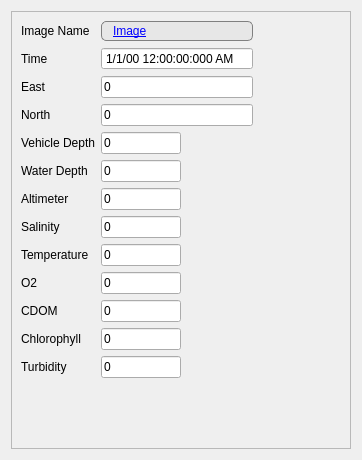
<?xml version="1.0" encoding="UTF-8"?>
<ui version="4.0">
 <class>imagemetadata</class>
 <widget class="QWidget" name="imagemetadata">
  <property name="geometry">
   <rect>
    <x>0</x>
    <y>0</y>
    <width>362</width>
    <height>460</height>
   </rect>
  </property>
  <property name="windowTitle">
   <string>Image Metadata</string>
  </property>
  <property name="windowIcon">
   <iconset resource="resources.qrc">
    <normaloff>:/icons/element-vector.gif</normaloff>:/icons/element-vector.gif</iconset>
  </property>
  <layout class="QVBoxLayout" name="verticalLayout_3">
   <item>
    <widget class="QScrollArea" name="scrollArea">
     <property name="widgetResizable">
      <bool>true</bool>
     </property>
     <widget class="QWidget" name="scrollAreaWidgetContents">
      <property name="geometry">
       <rect>
        <x>0</x>
        <y>0</y>
        <width>336</width>
        <height>434</height>
       </rect>
      </property>
      <layout class="QGridLayout" name="gridLayout">
       <item row="8" column="1">
        <widget class="QLineEdit" name="temperature">
         <property name="maximumSize">
          <size>
           <width>80</width>
           <height>16777215</height>
          </size>
         </property>
         <property name="focusPolicy">
          <enum>Qt::NoFocus</enum>
         </property>
         <property name="styleSheet">
          <string notr="true"/>
         </property>
         <property name="text">
          <string>0</string>
         </property>
         <property name="readOnly">
          <bool>true</bool>
         </property>
        </widget>
       </item>
       <item row="3" column="0">
        <widget class="QLabel" name="Latlabel">
         <property name="maximumSize">
          <size>
           <width>90</width>
           <height>16777215</height>
          </size>
         </property>
         <property name="text">
          <string>North</string>
         </property>
        </widget>
       </item>
       <item row="0" column="2">
        <spacer name="horizontalSpacer">
         <property name="orientation">
          <enum>Qt::Horizontal</enum>
         </property>
         <property name="sizeHint" stdset="0">
          <size>
           <width>37</width>
           <height>20</height>
          </size>
         </property>
        </spacer>
       </item>
       <item row="6" column="0">
        <widget class="QLabel" name="Pitchlabel">
         <property name="maximumSize">
          <size>
           <width>90</width>
           <height>16777215</height>
          </size>
         </property>
         <property name="text">
          <string>Altimeter</string>
         </property>
        </widget>
       </item>
       <item row="5" column="0">
        <widget class="QLabel" name="Rolllabel">
         <property name="maximumSize">
          <size>
           <width>90</width>
           <height>16777215</height>
          </size>
         </property>
         <property name="text">
          <string>Water Depth</string>
         </property>
        </widget>
       </item>
       <item row="11" column="1">
        <widget class="QLineEdit" name="chlorophyll">
         <property name="maximumSize">
          <size>
           <width>80</width>
           <height>16777215</height>
          </size>
         </property>
         <property name="focusPolicy">
          <enum>Qt::NoFocus</enum>
         </property>
         <property name="styleSheet">
          <string notr="true"/>
         </property>
         <property name="text">
          <string>0</string>
         </property>
         <property name="readOnly">
          <bool>true</bool>
         </property>
        </widget>
       </item>
       <item row="12" column="1">
        <widget class="QLineEdit" name="turbidity">
         <property name="maximumSize">
          <size>
           <width>80</width>
           <height>16777215</height>
          </size>
         </property>
         <property name="focusPolicy">
          <enum>Qt::NoFocus</enum>
         </property>
         <property name="styleSheet">
          <string notr="true"/>
         </property>
         <property name="text">
          <string>0</string>
         </property>
         <property name="readOnly">
          <bool>true</bool>
         </property>
        </widget>
       </item>
       <item row="4" column="1">
        <widget class="QLineEdit" name="hbcdepth">
         <property name="maximumSize">
          <size>
           <width>80</width>
           <height>16777215</height>
          </size>
         </property>
         <property name="focusPolicy">
          <enum>Qt::NoFocus</enum>
         </property>
         <property name="styleSheet">
          <string notr="true"/>
         </property>
         <property name="text">
          <string>0</string>
         </property>
         <property name="readOnly">
          <bool>true</bool>
         </property>
        </widget>
       </item>
       <item row="0" column="0">
        <widget class="QLabel" name="label_22">
         <property name="maximumSize">
          <size>
           <width>90</width>
           <height>16777215</height>
          </size>
         </property>
         <property name="font">
          <font>
           <stylestrategy>PreferDefault</stylestrategy>
          </font>
         </property>
         <property name="layoutDirection">
          <enum>Qt::LeftToRight</enum>
         </property>
         <property name="autoFillBackground">
          <bool>false</bool>
         </property>
         <property name="text">
          <string>Image Name</string>
         </property>
        </widget>
       </item>
       <item row="10" column="1">
        <widget class="QLineEdit" name="CDOM">
         <property name="maximumSize">
          <size>
           <width>80</width>
           <height>16777215</height>
          </size>
         </property>
         <property name="focusPolicy">
          <enum>Qt::NoFocus</enum>
         </property>
         <property name="styleSheet">
          <string notr="true"/>
         </property>
         <property name="text">
          <string>0</string>
         </property>
         <property name="readOnly">
          <bool>true</bool>
         </property>
        </widget>
       </item>
       <item row="12" column="0">
        <widget class="QLabel" name="label_26">
         <property name="maximumSize">
          <size>
           <width>90</width>
           <height>16777215</height>
          </size>
         </property>
         <property name="text">
          <string>Turbidity</string>
         </property>
        </widget>
       </item>
       <item row="5" column="1">
        <widget class="QLineEdit" name="waterdepth">
         <property name="maximumSize">
          <size>
           <width>80</width>
           <height>16777215</height>
          </size>
         </property>
         <property name="focusPolicy">
          <enum>Qt::NoFocus</enum>
         </property>
         <property name="styleSheet">
          <string notr="true"/>
         </property>
         <property name="text">
          <string>0</string>
         </property>
         <property name="readOnly">
          <bool>true</bool>
         </property>
        </widget>
       </item>
       <item row="11" column="0">
        <widget class="QLabel" name="label_25">
         <property name="maximumSize">
          <size>
           <width>90</width>
           <height>16777215</height>
          </size>
         </property>
         <property name="text">
          <string>Chlorophyll</string>
         </property>
        </widget>
       </item>
       <item row="7" column="0">
        <widget class="QLabel" name="Headinglabel">
         <property name="maximumSize">
          <size>
           <width>90</width>
           <height>16777215</height>
          </size>
         </property>
         <property name="text">
          <string>Salinity</string>
         </property>
        </widget>
       </item>
       <item row="1" column="1">
        <widget class="QDateTimeEdit" name="dateTimeEdit">
         <property name="sizePolicy">
          <sizepolicy hsizetype="Expanding" vsizetype="Fixed">
           <horstretch>0</horstretch>
           <verstretch>0</verstretch>
          </sizepolicy>
         </property>
         <property name="maximumSize">
          <size>
           <width>167</width>
           <height>16777215</height>
          </size>
         </property>
         <property name="focusPolicy">
          <enum>Qt::NoFocus</enum>
         </property>
         <property name="styleSheet">
          <string notr="true"/>
         </property>
         <property name="readOnly">
          <bool>true</bool>
         </property>
         <property name="buttonSymbols">
          <enum>QAbstractSpinBox::NoButtons</enum>
         </property>
         <property name="dateTime">
          <datetime>
           <hour>0</hour>
           <minute>0</minute>
           <second>0</second>
           <year>2000</year>
           <month>1</month>
           <day>1</day>
          </datetime>
         </property>
         <property name="displayFormat">
          <string>M/d/yy h:mm:ss:zzz AP</string>
         </property>
        </widget>
       </item>
       <item row="1" column="0">
        <widget class="QLabel" name="timelabel">
         <property name="maximumSize">
          <size>
           <width>90</width>
           <height>16777215</height>
          </size>
         </property>
         <property name="text">
          <string>Time</string>
         </property>
        </widget>
       </item>
       <item row="3" column="1">
        <widget class="QLineEdit" name="imagenorth">
         <property name="maximumSize">
          <size>
           <width>167</width>
           <height>16777215</height>
          </size>
         </property>
         <property name="focusPolicy">
          <enum>Qt::NoFocus</enum>
         </property>
         <property name="styleSheet">
          <string notr="true"/>
         </property>
         <property name="text">
          <string>0</string>
         </property>
         <property name="readOnly">
          <bool>true</bool>
         </property>
        </widget>
       </item>
       <item row="8" column="0">
        <widget class="QLabel" name="label_5">
         <property name="maximumSize">
          <size>
           <width>90</width>
           <height>16777215</height>
          </size>
         </property>
         <property name="text">
          <string>Temperature</string>
         </property>
        </widget>
       </item>
       <item row="0" column="1">
        <widget class="QLabel" name="linklabel">
         <property name="sizePolicy">
          <sizepolicy hsizetype="MinimumExpanding" vsizetype="Preferred">
           <horstretch>0</horstretch>
           <verstretch>0</verstretch>
          </sizepolicy>
         </property>
         <property name="maximumSize">
          <size>
           <width>260</width>
           <height>16777215</height>
          </size>
         </property>
         <property name="styleSheet">
          <string notr="true">border: 1px solid gray;
border-radius: 5px;
padding: 0 8px;
background: rgb(231, 231, 231);</string>
         </property>
         <property name="text">
          <string>&lt;html&gt;&lt;head/&gt;&lt;body&gt;&lt;p&gt;&lt;a href=&quot;http://www.google.com/&quot;&gt;&lt;span style=&quot; text-decoration: underline; color:#0000ff;&quot;&gt;Image&lt;/span&gt;&lt;/a&gt;&lt;/p&gt;&lt;/body&gt;&lt;/html&gt;</string>
         </property>
         <property name="textFormat">
          <enum>Qt::RichText</enum>
         </property>
         <property name="openExternalLinks">
          <bool>true</bool>
         </property>
         <property name="textInteractionFlags">
          <set>Qt::TextBrowserInteraction</set>
         </property>
        </widget>
       </item>
       <item row="6" column="1">
        <widget class="QLineEdit" name="altimeter">
         <property name="maximumSize">
          <size>
           <width>80</width>
           <height>16777215</height>
          </size>
         </property>
         <property name="focusPolicy">
          <enum>Qt::NoFocus</enum>
         </property>
         <property name="styleSheet">
          <string notr="true"/>
         </property>
         <property name="text">
          <string>0</string>
         </property>
        </widget>
       </item>
       <item row="9" column="1">
        <widget class="QLineEdit" name="O2">
         <property name="maximumSize">
          <size>
           <width>80</width>
           <height>16777215</height>
          </size>
         </property>
         <property name="focusPolicy">
          <enum>Qt::NoFocus</enum>
         </property>
         <property name="styleSheet">
          <string notr="true"/>
         </property>
         <property name="text">
          <string>0</string>
         </property>
         <property name="readOnly">
          <bool>true</bool>
         </property>
        </widget>
       </item>
       <item row="2" column="0">
        <widget class="QLabel" name="Lonlabel">
         <property name="maximumSize">
          <size>
           <width>90</width>
           <height>16777215</height>
          </size>
         </property>
         <property name="text">
          <string>East</string>
         </property>
        </widget>
       </item>
       <item row="7" column="1">
        <widget class="QLineEdit" name="salinity">
         <property name="maximumSize">
          <size>
           <width>80</width>
           <height>16777215</height>
          </size>
         </property>
         <property name="focusPolicy">
          <enum>Qt::NoFocus</enum>
         </property>
         <property name="styleSheet">
          <string notr="true"/>
         </property>
         <property name="text">
          <string>0</string>
         </property>
         <property name="readOnly">
          <bool>true</bool>
         </property>
        </widget>
       </item>
       <item row="2" column="1">
        <widget class="QLineEdit" name="imageeast">
         <property name="maximumSize">
          <size>
           <width>167</width>
           <height>16777215</height>
          </size>
         </property>
         <property name="focusPolicy">
          <enum>Qt::NoFocus</enum>
         </property>
         <property name="styleSheet">
          <string notr="true"/>
         </property>
         <property name="text">
          <string>0</string>
         </property>
         <property name="readOnly">
          <bool>true</bool>
         </property>
        </widget>
       </item>
       <item row="10" column="0">
        <widget class="QLabel" name="label_24">
         <property name="maximumSize">
          <size>
           <width>90</width>
           <height>16777215</height>
          </size>
         </property>
         <property name="text">
          <string>CDOM</string>
         </property>
        </widget>
       </item>
       <item row="9" column="0">
        <widget class="QLabel" name="label_23">
         <property name="maximumSize">
          <size>
           <width>90</width>
           <height>16777215</height>
          </size>
         </property>
         <property name="text">
          <string>O2</string>
         </property>
        </widget>
       </item>
       <item row="4" column="0">
        <widget class="QLabel" name="Depthlabel">
         <property name="maximumSize">
          <size>
           <width>90</width>
           <height>16777215</height>
          </size>
         </property>
         <property name="text">
          <string>Vehicle Depth</string>
         </property>
        </widget>
       </item>
       <item row="13" column="1">
        <spacer name="verticalSpacer">
         <property name="orientation">
          <enum>Qt::Vertical</enum>
         </property>
         <property name="sizeHint" stdset="0">
          <size>
           <width>20</width>
           <height>40</height>
          </size>
         </property>
        </spacer>
       </item>
      </layout>
     </widget>
    </widget>
   </item>
  </layout>
 </widget>
 <resources>
  <include location="resources.qrc"/>
 </resources>
 <connections/>
</ui>
